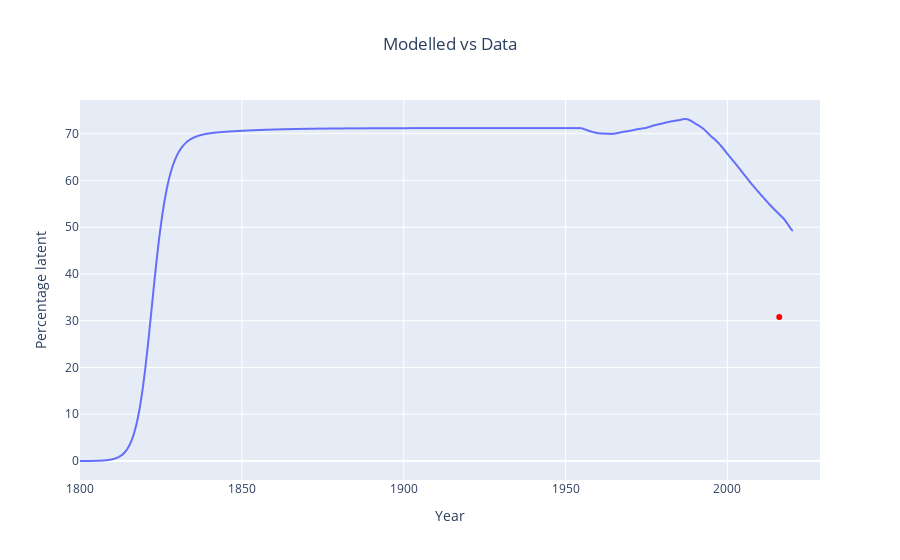

Notebook code cell kept with this figure:
### Code cell
latent_1 = px.line(
    derived_df_0,
    x=derived_df_0.index,
    y="percentage_latent",
)
latent_2 = px.scatter(x= plots['percentage_latent']['times'], y = plots['percentage_latent']['values'])
latent_2.update_traces(marker=dict(color="red"))
latent_plot = go.Figure(
    data=latent_1.data + latent_2.data,
)
latent_plot.update_layout(
    title="Modelled vs Data", title_x=0.5, xaxis_title="Year", yaxis_title="Percentage latent"
)
latent_plot.show()

### Figure 1 — Plotly figure (JSON) as saved in the notebook; plotly's stock layout.template omitted (floating-point values rounded to 4 significant figures; data arrays with more than 128 entries replaced by an {"elided": "..."} marker saying what was removed)
{"data": [{"hovertemplate": "index=%{x}<br>percentage_latent=%{y}<extra></extra>", "legendgroup": "", "line": {"color": "#636efa", "dash": "solid"}, "marker": {"symbol": "circle"}, "mode": "lines", "name": "", "showlegend": false, "type": "scattergl", "x": {"elided": "2201 float values"}, "xaxis": "x", "y": {"elided": "2201 float values"}, "yaxis": "y"}, {"hovertemplate": "x=%{x}<br>y=%{y}<extra></extra>", "legendgroup": "", "marker": {"color": "red", "symbol": "circle"}, "mode": "markers", "name": "", "orientation": "v", "showlegend": false, "type": "scatter", "x": [2016], "xaxis": "x", "y": [30.8], "yaxis": "y"}], "layout": {"title": {"text": "Modelled vs Data", "x": 0.5}, "xaxis": {"title": {"text": "Year"}}, "yaxis": {"title": {"text": "Percentage latent"}}}}
